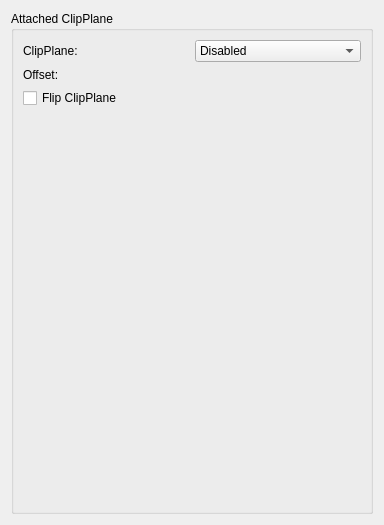
     <widget class="QWidget" name="tabClipPlane" >
      <attribute name="title" >
       <string>ClipPlane</string>
      </attribute>
      <layout class="QVBoxLayout" >
       <item>
        <widget class="QGroupBox" name="vrpGroupBoxFramework_2" >
         <property name="minimumSize" >
          <size>
           <width>0</width>
           <height>0</height>
          </size>
         </property>
         <property name="maximumSize" >
          <size>
           <width>32767</width>
           <height>32767</height>
          </size>
         </property>
         <property name="cursor" >
          <cursorShape>ArrowCursor</cursorShape>
         </property>
         <property name="toolTip" >
          <string/>
         </property>
         <property name="title" >
          <string>Attached ClipPlane</string>
         </property>
         <layout class="QGridLayout" name="gridLayout_2" >
          <item row="0" column="0" >
           <widget class="QLabel" name="vrpLabelGridTolerance_2" >
            <property name="toolTip" >
             <string>Select the ClipPlane you want to attach to the visualizer.</string>
            </property>
            <property name="whatsThis" >
             <string>Select the ClipPlane you want to attach to the visualizer.</string>
            </property>
            <property name="text" >
             <string>ClipPlane:</string>
            </property>
            <property name="wordWrap" >
             <bool>false</bool>
            </property>
           </widget>
          </item>
          <item row="0" column="1" >
           <widget class="QComboBox" name="ClipPlaneIndexCombo" >
            <property name="minimumSize" >
             <size>
              <width>55</width>
              <height>0</height>
             </size>
            </property>
            <property name="cursor" >
             <cursorShape>PointingHandCursor</cursorShape>
            </property>
            <property name="toolTip" >
             <string>Select the ClipPlane you want to attach to the visualizer.</string>
            </property>
            <property name="whatsThis" >
             <string>Select the ClipPlane you want to attach to the visualizer.</string>
            </property>
            <item>
             <property name="text" >
              <string>Disabled</string>
             </property>
            </item>
            <item>
             <property name="text" >
              <string>ClipPlane 0</string>
             </property>
            </item>
            <item>
             <property name="text" >
              <string>ClipPlane 1</string>
             </property>
            </item>
            <item>
             <property name="text" >
              <string>ClipPlane 2</string>
             </property>
            </item>
            <item>
             <property name="text" >
              <string>ClipPlane 3</string>
             </property>
            </item>
            <item>
             <property name="text" >
              <string>ClipPlane 4</string>
             </property>
            </item>
            <item>
             <property name="text" >
              <string>ClipPlane 5</string>
             </property>
            </item>
           </widget>
          </item>
          <item row="1" column="0" >
           <widget class="QLabel" name="vrpLabelMinimumValue_2_2" >
            <property name="toolTip" >
             <string>Specify an offset between the Visualizer and the ClipPlane.</string>
            </property>
            <property name="whatsThis" >
             <string>Specify an offset between the Visualizer and the ClipPlane.</string>
            </property>
            <property name="text" >
             <string>Offset:</string>
            </property>
            <property name="wordWrap" >
             <bool>false</bool>
            </property>
           </widget>
          </item>
          <item row="1" column="1" >
           <widget class="ChangeIndicatedLE" native="1" name="vrpLineEditClipPlaneOffset" >
            <property name="toolTip" >
             <string>Specify an offset between the Visualizer and the ClipPlane.</string>
            </property>
            <property name="whatsThis" >
             <string>Specify an offset between the Visualizer and the ClipPlane.</string>
            </property>
           </widget>
          </item>
          <item row="2" column="0" colspan="2" >
           <widget class="QCheckBox" name="ClipPlaneFlipCheckbox" >
            <property name="sizePolicy" >
             <sizepolicy vsizetype="Fixed" hsizetype="Minimum" >
              <horstretch>0</horstretch>
              <verstretch>0</verstretch>
             </sizepolicy>
            </property>
            <property name="minimumSize" >
             <size>
              <width>0</width>
              <height>0</height>
             </size>
            </property>
            <property name="cursor" >
             <cursorShape>PointingHandCursor</cursorShape>
            </property>
            <property name="toolTip" >
             <string/>
            </property>
            <property name="whatsThis" >
             <string/>
            </property>
            <property name="text" >
             <string>Flip ClipPlane</string>
            </property>
            <property name="checked" >
             <bool>false</bool>
            </property>
           </widget>
          </item>
          <item row="3" column="0" colspan="2" >
           <spacer name="verticalSpacer_2" >
            <property name="orientation" >
             <enum>Qt::Vertical</enum>
            </property>
            <property name="sizeHint" stdset="0" >
             <size>
              <width>338</width>
              <height>394</height>
             </size>
            </property>
           </spacer>
          </item>
         </layout>
        </widget>
       </item>
      </layout>
     </widget>
